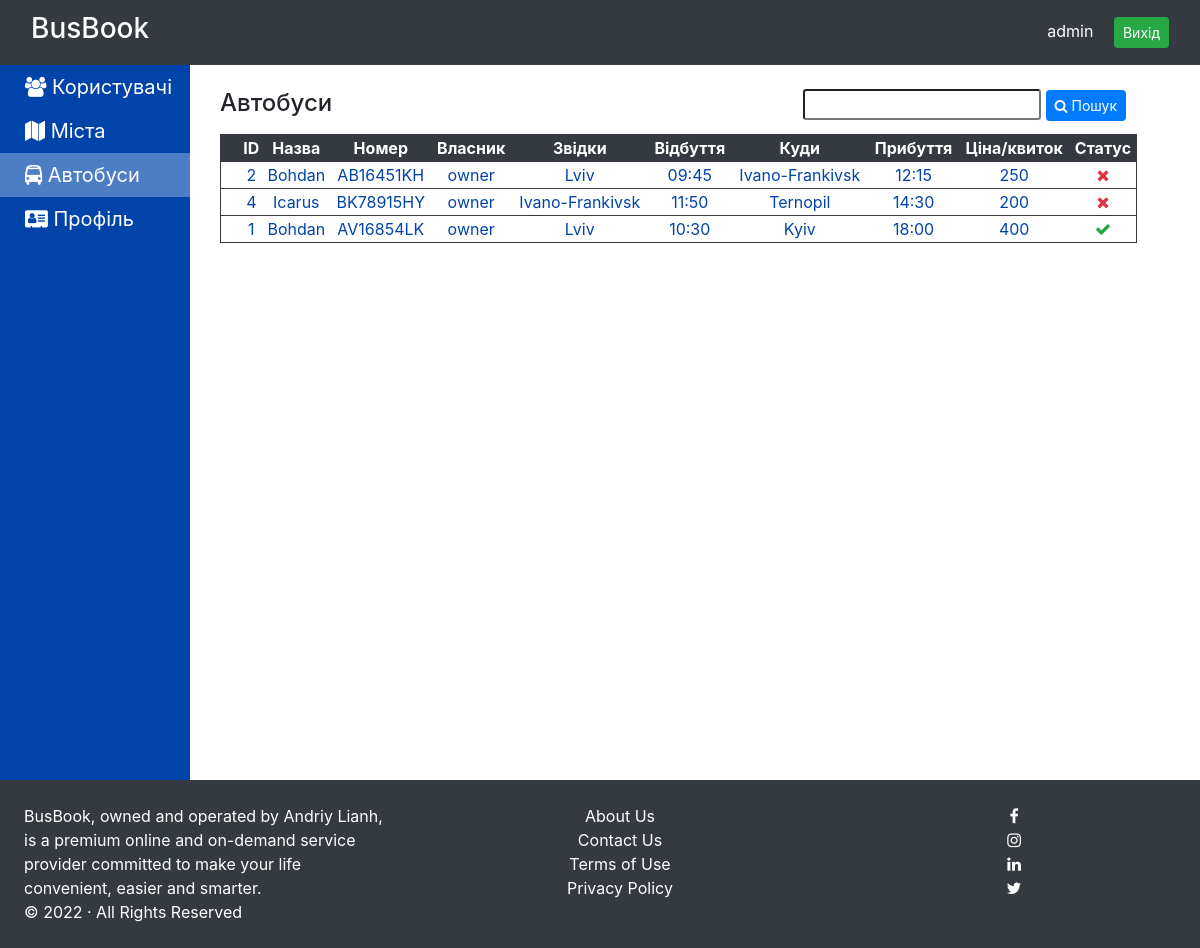
The app's page /buses.php (signed in) with its own data.
### tables this page shows
CREATE TABLE `buses` (
  `id` int(5) NOT NULL,
  `bname` varchar(25) NOT NULL,
  `bus_no` varchar(25) NOT NULL,
  `owner_id` int(5) NOT NULL,
  `from_loc` varchar(20) NOT NULL,
  `from_time` varchar(8) NOT NULL,
  `to_loc` varchar(20) NOT NULL,
  `to_time` varchar(8) NOT NULL,
  `fare` int(5) NOT NULL,
  `approved` tinyint(1) NOT NULL DEFAULT '0'
);

CREATE TABLE `users` (
  `id` int(5) NOT NULL,
  `uname` varchar(20) NOT NULL,
  `name` varchar(25) NOT NULL,
  `email` varchar(40) NOT NULL,
  `password` varchar(25) NOT NULL,
  `gender` enum('Male','Female','Other') NOT NULL,
  `utype` enum('Admin','Owner','Passenger') NOT NULL,
  `address` varchar(120) NOT NULL,
  `mobile` varchar(10) NOT NULL
);

### buses.php (the view, shortened to what this page needs)
<?php
include 'inc/basic_template.php';
?>
<div class="row mb-2">
    <h4 class="col-md-3">Автобуси</h4>
    <div class="col-md-8 text-right ml-4">
    <form method="post" action="">
    	<input type="text" name="bus" class="form-control-sm" value="<?php echo (isset($_POST['bus'])) ? $_POST['bus'] : ""; ?>">
        <button type="submit" class="btn btn-sm btn-primary"><i class="fa fa-search"></i> Пошук</button>
    </form>
    </div>
</div>
<table width="95%" class="table-con">
<tr class="head">
    <th>ID</th>
    <th>Назва</th>
    <th>Номер</th>
    <th>Власник</th>
    <th>Звідки</th>
    <th>Відбуття</th>
    <th>Куди</th>
    <th>Прибуття</th>
    <th>Ціна/квиток</th>
    <th>Статус</th>
</tr>
<?php
$conn = initDB();
$sql = "select *,users.uname as owner,buses.id as bid from buses, users where owner_id=users.id";
$sql .= " order by approved";
$res = $conn->query($sql);
if ($res->num_rows == 0) {
    echo '
    <tr class="row">
        <td colspan="9" class="text-center">No Bus</td>
    </tr>';
}
else {
    while ($row = $res->fetch_assoc()) {
        echo '
        <tr class="content">
            <td>' . $row["bid"] . '</td>
            <td>' . $row["bname"] . '</td>
            <td>' . $row["bus_no"] . '</td>
            <td>' . $row["owner"] . '</td>
            <td>' . $row["from_loc"] . '</td>
            <td>' . $row["from_time"] . '</td>
            <td>' . $row["to_loc"] . '</td>
            <td>' . $row["to_time"] . '</td>
            <td>' . $row["fare"] . '</td>
            <td><a href="buses.php?id=' . $row["bid"] . '&toggle=';
            if ($row["approved"])
            	echo '0" title="Click to Unapprove"><i class="fa fa-check text-success">';
            else
            	echo '1" title="Click to Approve"><i class="fa fa-times text-danger">';
        echo '</i></a></td></tr>';
    }
}
?>
</table>
</div>

### css/style.css (style rules this page uses)
body { padding-top: 65px; }
.table-con { width: 95%; }
.table-con .row:first-of-type, .table-con .head { background: #343A40; border: 1px solid #343A40; color: #fff; }
.table-con a { text-decoration: none; }
.table-con .content { background: #fff!important; color: #0044aa!important; cursor: pointer; padding: 7px; border-width: 0 1px 1px 1px; border-color: #343A40; border-style: solid; }
.table-con .content td:first-of-type, .table-con .head th:first-of-type { padding-left: 20px; }
.table-con .content td, .table-con .head th { text-align: center; }

### records on screen
buses: id "2", bname "Bohdan", bus_no "AB16451KH", owner.uname "owner", from_loc "Lviv", from_time "09:45", to_loc "Ivano-Frankivsk", to_time "12:15", fare "250", approved 0 (drawn)
buses: id "4", bname "Icarus", bus_no "BK78915HY", owner.uname "owner", from_loc "Ivano-Frankivsk", from_time "11:50", to_loc "Ternopil", to_time "14:30", fare "200", approved 0 (drawn)
buses: id "1", bname "Bohdan", bus_no "AV16854LK", owner.uname "owner", from_loc "Lviv", from_time "10:30", to_loc "Kyiv", to_time "18:00", fare "400", approved 1 (drawn)

### other values on screen
$_SESSION['user']['uname'] "admin"
